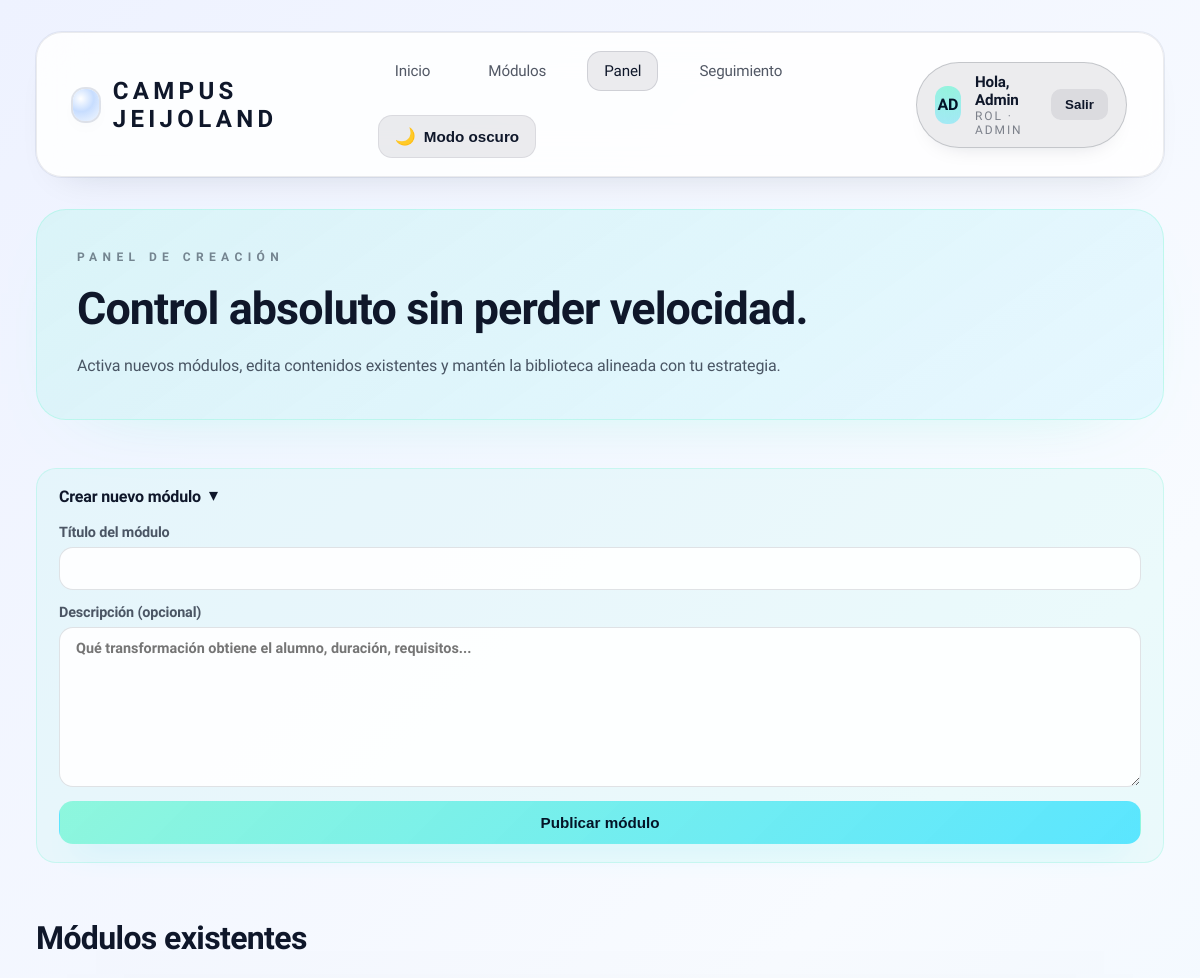
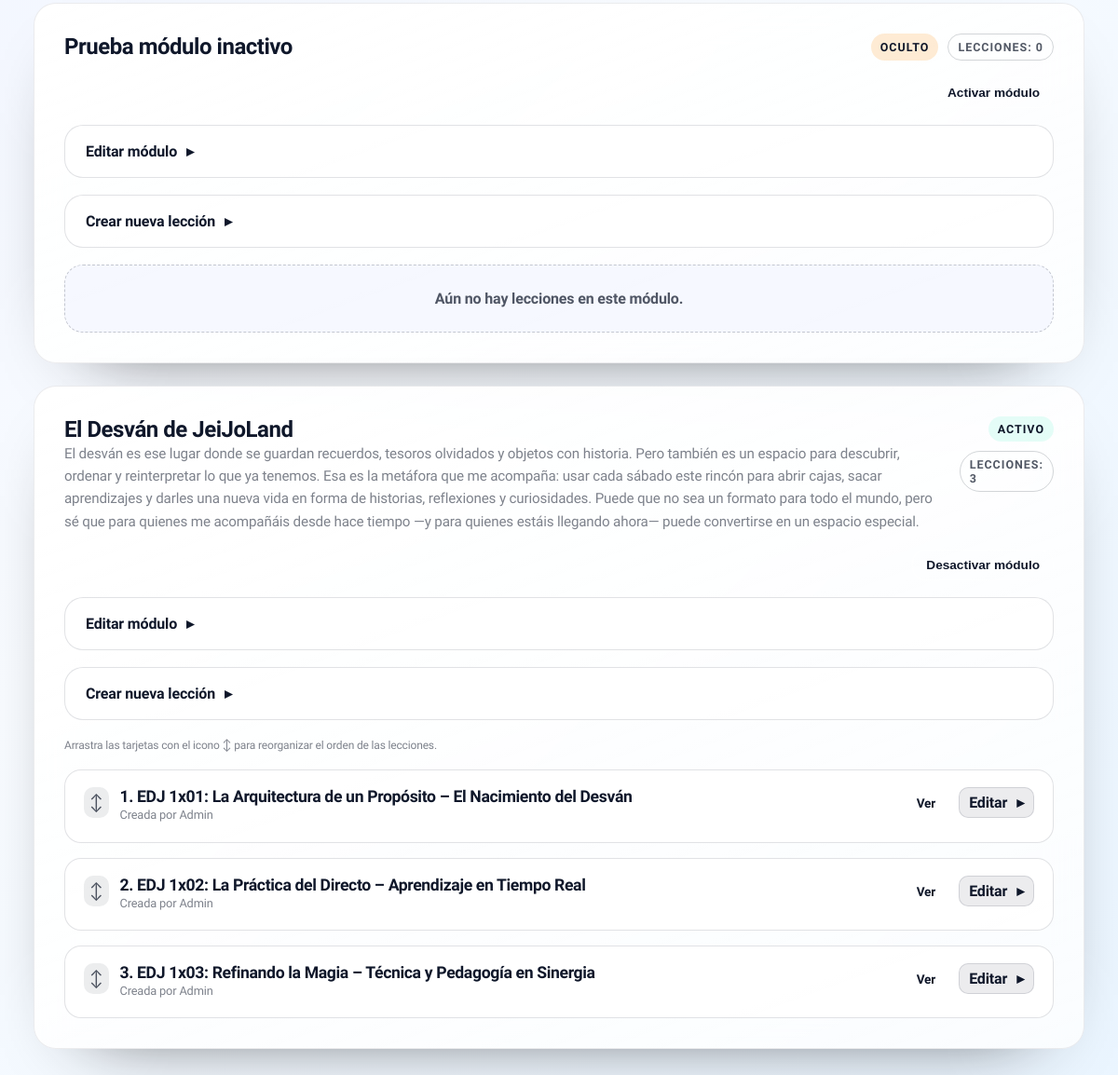
Screenshot of /?a=admin (signed in) with the database file from the repository (2 pictures, top to bottom).
### tables this page shows
CREATE TABLE modules (
    id INTEGER PRIMARY KEY AUTOINCREMENT,
    title TEXT NOT NULL,
    description TEXT DEFAULT '',
    created_by INTEGER NOT NULL,
    created_at TEXT NOT NULL DEFAULT (datetime('now')), is_active INTEGER NOT NULL DEFAULT 1,
    FOREIGN KEY(created_by) REFERENCES users(id)
  );

CREATE TABLE lessons (
    id INTEGER PRIMARY KEY AUTOINCREMENT,
    module_id INTEGER NOT NULL,
    title TEXT NOT NULL,
    content_html TEXT DEFAULT '',
    video_url TEXT DEFAULT '',
    created_by INTEGER NOT NULL,
    created_at TEXT NOT NULL DEFAULT (datetime('now')), sort_order INTEGER NOT NULL DEFAULT 0,
    FOREIGN KEY(module_id) REFERENCES modules(id),
    FOREIGN KEY(created_by) REFERENCES users(id)
  );

CREATE TABLE users (
    id INTEGER PRIMARY KEY AUTOINCREMENT,
    email TEXT UNIQUE NOT NULL,
    name TEXT NOT NULL,
    role TEXT NOT NULL CHECK(role IN ('teacher','student','admin')),
    pass_hash TEXT NOT NULL,
    created_at TEXT NOT NULL DEFAULT (datetime('now'))
  );

### views/admin.php (the view, shortened to what this page needs)
<section class="hero">
  <div class="subtitle">Panel de creación</div>
  <h1>Control absoluto sin perder velocidad.</h1>
  <p>Activa nuevos módulos, edita contenidos existentes y mantén la biblioteca alineada con tu estrategia.</p>
</section>
<div class="grid" style="margin-top:24px;">
  <details class="drawer" open>
    <summary>Crear nuevo módulo</summary>
    <form method="post" action="?a=create_module" style="margin-top:18px;">
      <label>
        Título del módulo
        <input type="text" name="title" required>
      </label>
      <label>
        Descripción (opcional)
        <textarea name="description" placeholder="Qué transformación obtiene el alumno, duración, requisitos..."></textarea>
      </label>
      <button class="button" type="submit">Publicar módulo</button>
    </form>
  </details>
</div>
<section class="grid" style="margin-top:32px; gap:24px;">
  <h2>Módulos existentes</h2>
  <?php if (!$modules): ?>
    <div class="empty">Crea tu primer módulo para empezar.</div>
  <?php else: ?>
    <?php foreach ($modules as $module):
      $moduleIsActive = (int)($module['is_active'] ?? 1) === 1;
    ?>
      <article class="card" id="module-<?php echo $module['id']; ?>" style="display:grid; gap:18px;">
        <header style="display:flex; justify-content:space-between; gap:14px; align-items:flex-start;">
          <div>
            <h3><?php echo htmlspecialchars($module['title']); ?></h3>
            <p class="muted"><?php echo htmlspecialchars($module['description'] ?? ''); ?></p>
          </div>
          <div style="display:flex; gap:10px; flex-wrap:wrap; justify-content:flex-end;">
            <span class="chip <?php echo $moduleIsActive ? 'success' : 'warning'; ?>"><?php echo $moduleIsActive ? 'Activo' : 'Oculto'; ?></span>
            <span class="chip outline">Lecciones: <?php echo count($module['lessons'] ?? []); ?></span>
          </div>
        </header>
        <form class="form-inline" method="post" action="?a=toggle_module_active">
          <button class="button secondary small" type="submit"><?php echo $moduleIsActive ? 'Desactivar módulo' : 'Activar módulo'; ?></button>
        </form>
        <details class="drawer">
          <summary>Editar módulo</summary>
        </details>
        <details class="drawer">
          <summary>Crear nueva lección</summary>
        </details>
        <section class="lesson-list" data-sortable data-module-id="<?php echo $module['id']; ?>">
          <?php if (empty($module['lessons'])): ?>
            <div class="empty" style="border-style:dashed;">Aún no hay lecciones en este módulo.</div>
          <?php else: ?>
            <p class="muted" style="font-size:0.75rem; margin:0;">Arrastra las tarjetas con el icono ↕ para reorganizar el orden de las lecciones.</p>
            <?php foreach ($module['lessons'] as $lesson): ?>
              <article class="lesson-card" data-lesson-id="<?php echo $lesson['id']; ?>" style="gap:14px;">
                <header style="display:flex; align-items:flex-start; gap:14px;">
                  <div style="display:flex; gap:12px; align-items:flex-start; flex:1; min-width:0;">
                    <span class="drag-handle" data-drag-handle title="Arrastra para reordenar" aria-hidden="true">↕</span>
                    <div style="flex:1; min-width:0;">
                      <h3 style="font-size:1.1rem;"><?php echo htmlspecialchars($lesson['title']); ?></h3>
                      <p class="muted" style="font-size:0.8rem;">Creada por <?php echo htmlspecialchars($lesson['author']); ?></p>
                    </div>
                  </div>
                  <div class="actions">
                    <a class="button secondary small" href="?a=view_lesson&id=<?php echo $lesson['id']; ?>">Ver</a>
                    <details class="drawer" style="padding:0; border:none; background:transparent;">
                      <summary style="padding:6px 10px; border-radius:10px; background:var(--chip-bg); border:1px solid var(--border-soft);">Editar</summary>
                    </details>
                  </div>
                </header>
              </article>
            <?php endforeach; ?>
          <?php endif; ?>
        </section>
      </article>
    <?php endforeach; ?>
  <?php endif; ?>
</section>

### rows the page displays
modules: title "Prueba módulo inactivo", is_active "OCULTO", count($module['lessons'] ?? []) "0", shows "Aún no hay lecciones en este módulo."
modules: title "El Desván de JeiJoLand", description "El desván es ese lugar donde se guardan recuerdos, tesoros olvidados y objetos con historia. Pero también es un espacio para descubrir, ordenar y reinterpretar lo que ya tenemos. Esa es la metáfora que me acompaña: usar cada sábado este rincón para abrir cajas, sacar aprendizajes y darles una nueva vida en forma de historias, reflexiones y curiosidades. Puede que no sea un formato para todo el mundo, pero sé que para quienes me acompañáis desde hace tiempo —y para quienes estáis llegando ahora— puede convertirse en un espacio especial.", is_active "ACTIVO", count($module['lessons'] ?? []) "3"
lessons: title "1. EDJ 1x01: La Arquitectura de un Propósito – El Nacimiento del Desván", created_by.name "Admin"
lessons: title "2. EDJ 1x02: La Práctica del Directo – Aprendizaje en Tiempo Real", created_by.name "Admin"
lessons: title "3. EDJ 1x03: Refinando la Magia – Técnica y Pedagogía en Sinergia", created_by.name "Admin"

### other values shown
substr($u['name'], 0, 2) "AD"
$u['name'] "Admin"
$u['role'] "ADMIN"
